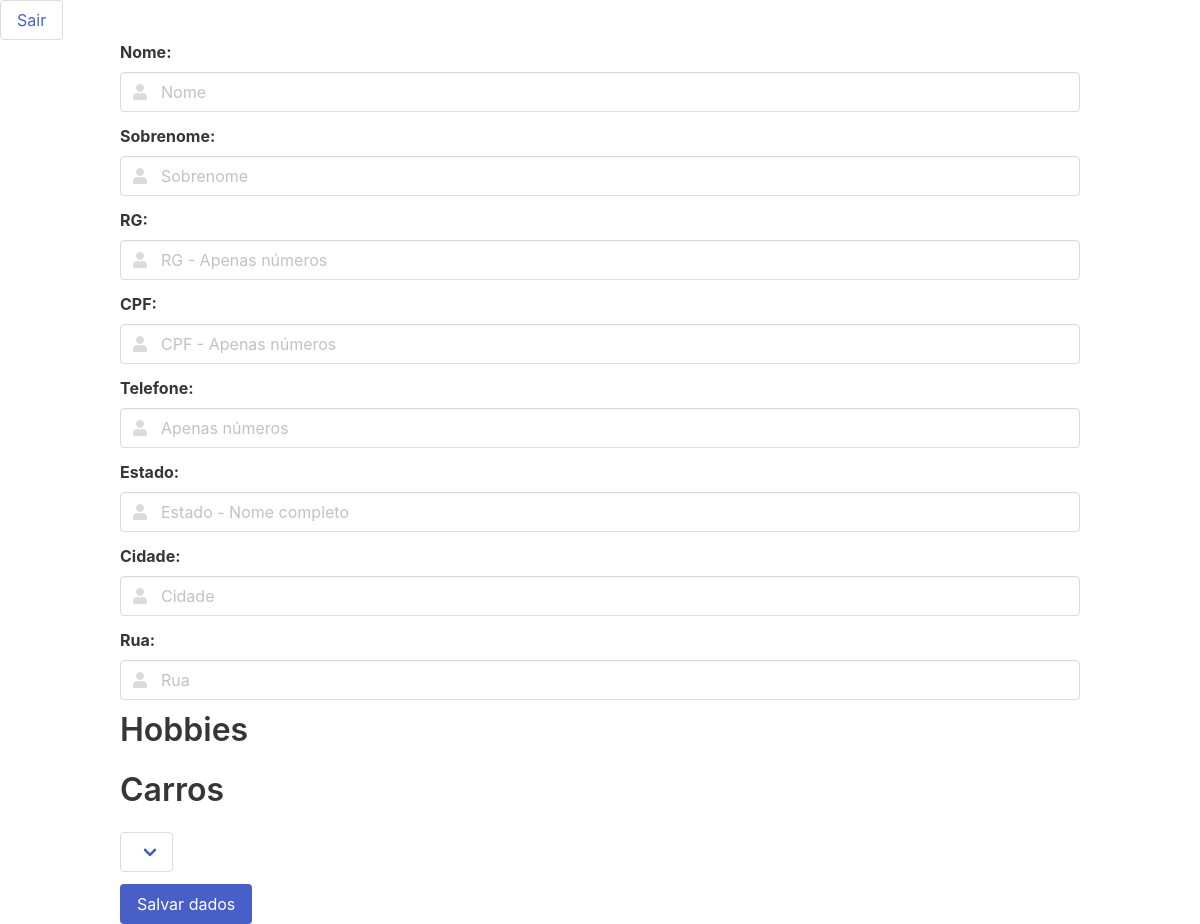
Before: /index.php (signed in) with the older database file.
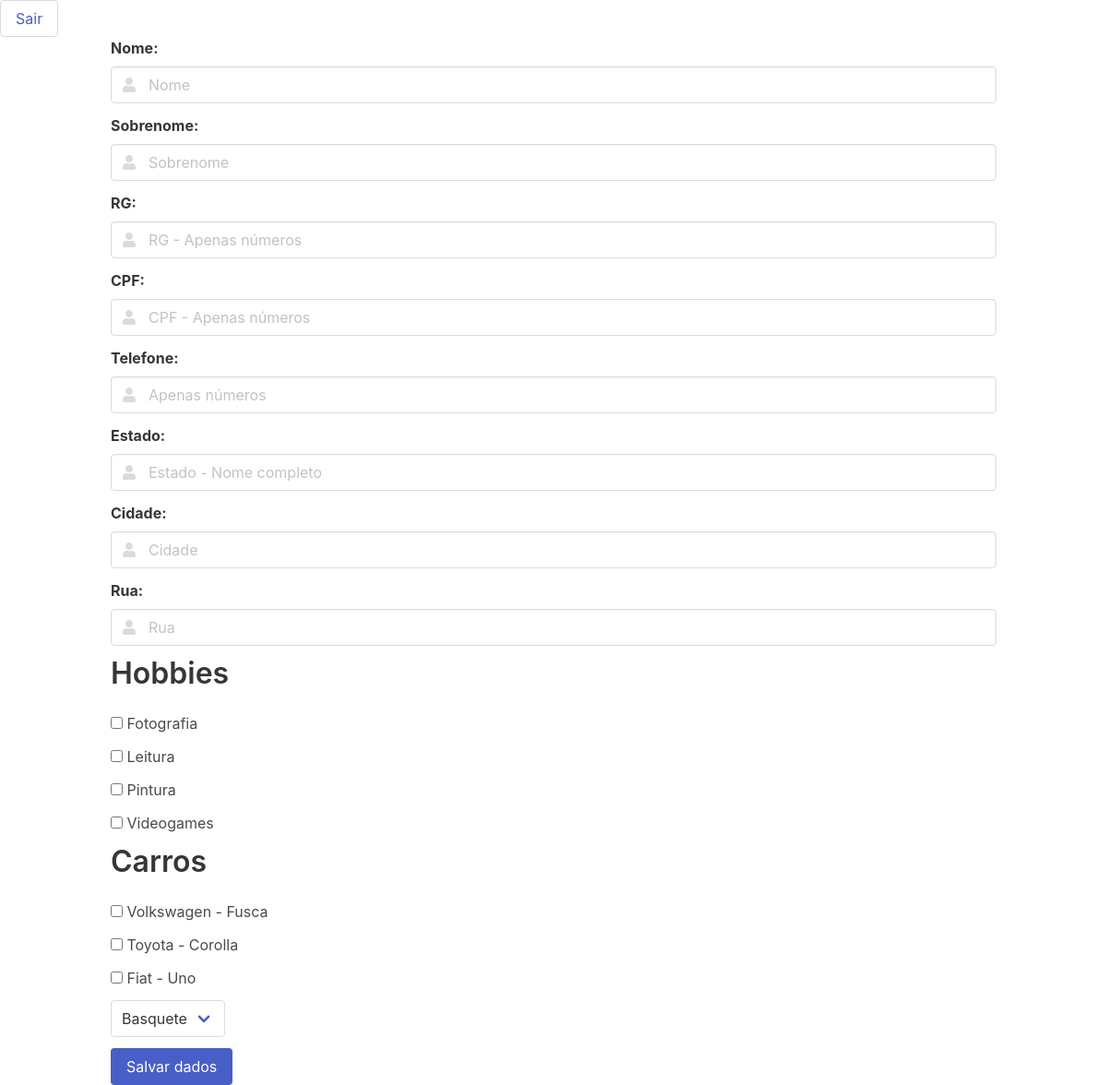
After: the same page with the newer database file.
### tables this page shows
CREATE TABLE `hobby` (
  `nome` varchar(20) NOT NULL,
  PRIMARY KEY (`nome`)
);

CREATE TABLE `carro` (
  `id_carro` int NOT NULL AUTO_INCREMENT,
  `modelo` varchar(30) DEFAULT NULL,
  `marca` varchar(30) DEFAULT NULL,
  PRIMARY KEY (`id_carro`)
);

### index.php (the view, shortened to what this page needs)
<!DOCTYPE html>
<html lang="en">
<head>
    <link rel="stylesheet" href="https://cdn.jsdelivr.net/npm/bulma@0.9.3/css/bulma.min.css">
</head>
<?php
    $conn = OpenCon();
?>
<body>
    <button class="button"> <a href="views/login_view.php">Sair</a> </button>
    <main>
      <div class="container">
        <form action="views/user_info_view.php" method="post">
              <div class="field">
                <label class="label">Nome: </label>
                <div class="control has-icons-left has-icons-right">
                  <input class="input" name="nome" type="text" placeholder="Nome">
                  <span class="icon is-small is-left">
                  </span>
                </div>
              </div>
              <div class="field">
                <label class="label">Sobrenome: </label>
                <div class="control has-icons-left has-icons-right">
                  <input class="input" name="sobrenome" type="text" placeholder="Sobrenome">
                  <span class="icon is-small is-left">
                  </span>
                </div>
              </div>
              <div class="field">
                <label class="label">RG: </label>
                <div class="control has-icons-left has-icons-right">
                  <input class="input" name="rg" type="text" placeholder="RG - Apenas números">
                  <span class="icon is-small is-left">
                  </span>
                </div>
              </div>
              <div class="field">
                <label class="label">CPF: </label>
                <div class="control has-icons-left has-icons-right">
                  <input class="input" name="cpf" type="text" placeholder="CPF - Apenas números">
                  <span class="icon is-small is-left">
                  </span>
                </div>
              </div>
              <div class="field">
                <label class="label">Telefone: </label>
                <div class="control has-icons-left has-icons-right">
                  <input class="input" name="telefone" type="text" placeholder="Apenas números">
                  <span class="icon is-small is-left">
                  </span>
                </div>
              </div>
              <div class="field">
                <label class="label">Estado: </label>
                <div class="control has-icons-left has-icons-right">
                  <input class="input" name="estado" type="text" placeholder="Estado - Nome completo">
                  <span class="icon is-small is-left">
                  </span>
                </div>
              </div>
              <div class="field">
                <label class="label">Cidade: </label>
                <div class="control has-icons-left has-icons-right">
                  <input class="input" name="cidade" type="text" placeholder="Cidade">
                  <span class="icon is-small is-left">
                  </span>
                </div>
              </div>
              <div class="field">
                <label class="label">Rua: </label>
                <div class="control has-icons-left has-icons-right">
                  <input class="input" name="rua" type="text" placeholder="Rua">
                  <span class="icon is-small is-left">
                  </span>
                </div>
              </div>
            <h1 class="title">Hobbies</h1>
            <?php
                $sql = "SELECT * FROM hobby";
                $result = $conn->query($sql);
                if ($result->num_rows > 0) {
                    while($row = $result->fetch_assoc()){
                        echo "<div class='field'> <label class='checkbox'> <input type='checkbox' name='hobby[]' value='" . $row["nome"] . "'>
                            ". $row["nome"] . "
                        </label>
                      </div>";
                    }
                }
            ?>
            <h1 class="title">Carros</h1>
            <?php
                $sql = "SELECT * FROM carro";
                $result = $conn->query($sql);
                if ($result->num_rows > 0) {
                    while($row = $result->fetch_assoc()){
                        echo "<div class='field'> <label class='checkbox'> <input type='checkbox' name='carro[]' value='" . $row["marca"] . " - " . $row["modelo"] . "'>
                            ". $row["marca"] . " - " . $row["modelo"] . "
                        </label>
                      </div>";
                    }
                }
            ?>
            <div class="field">
              <div class="select">
                <select name="esporte">
                  <?php
                    $sql = "SELECT * FROM esporte";
                    $result = $conn->query($sql);
                    if ($result->num_rows > 0) {
                        while($row = $result->fetch_assoc()){
                            echo '<option value="' . $row["modalidade"] . '"> ' . $row["modalidade"] . '</option>';
                        }
                    }
                  ?>
                </select>
              </div>
            </div>
            <div class="field">
              <div class="control">
                <input type="submit" class="button is-link" value="Salvar dados">
              </div>
            </div>
        </form>
      </div>
  </main>
</body>
</html>

Changed rows visible on the page:
added hobby: nome "Fotografia"
added hobby: nome "Leitura"
added hobby: nome "Pintura"
added hobby: nome "Videogames"
added carro: marca "Volkswagen", modelo "Fusca"
added carro: marca "Toyota", modelo "Corolla"
added carro: marca "Fiat", modelo "Uno"
Other visible differences:
form field esporte: (not shown) → "Basquete"
